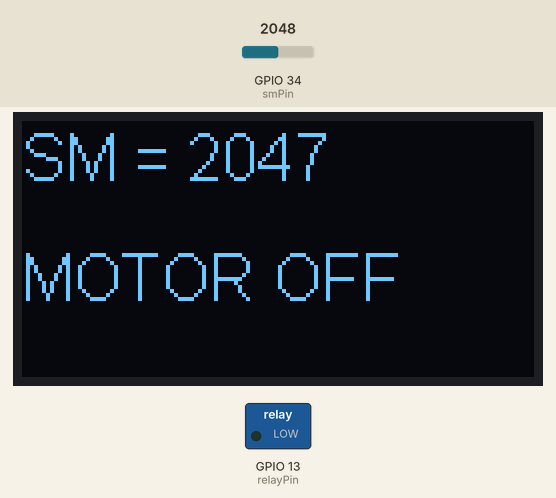
Bench run of a sketch on a simulated ESP32. Parts: 128×64 one-colour display, switched loads named in the sketch (green lamp = pin HIGH). Inputs (shaded band) come from the test bench; at power-on: GPIO 34 (smPin) = 2048. WiFi joins after 1.5 s; servers stay silent unless stated; the Firebase database answers and starts empty; what the sketch prints to the serial monitor is not drawn.

Above: at 2.7 s.
2.8 s: GPIO 34 (smPin) set to 2866
At 4.8 s:
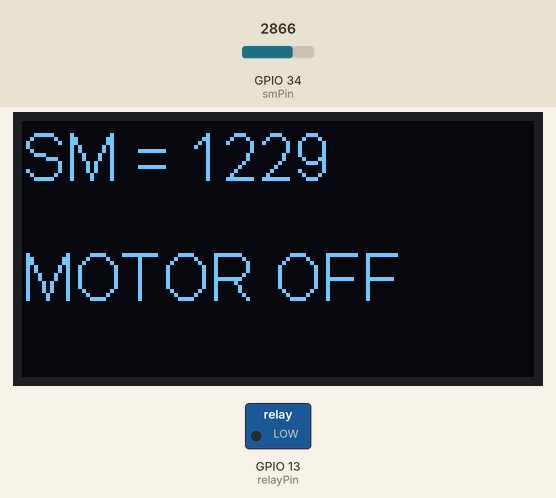
5.9 s: GPIO 34 (smPin) set to 3040
At 7.7 s:
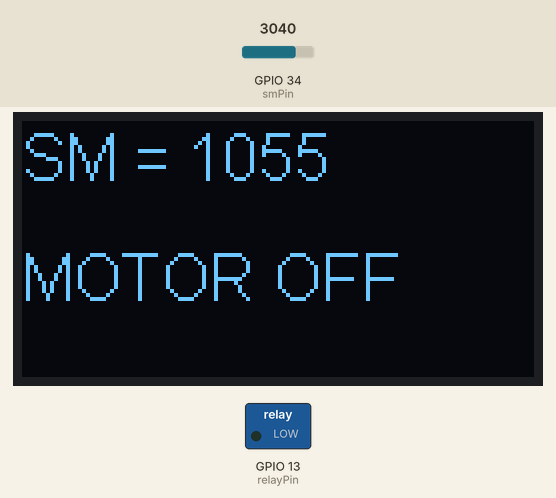
8.4 s: GPIO 34 (smPin) set to 2960
At 10.8 s:
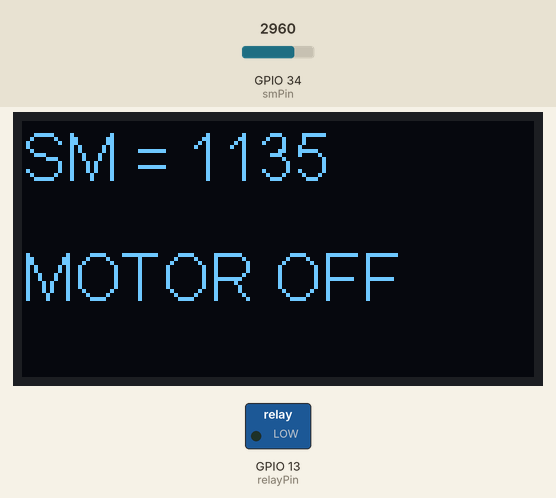
Timing chart, 0 to 12.3 s (numbered marks = the images above; inputs shaded):
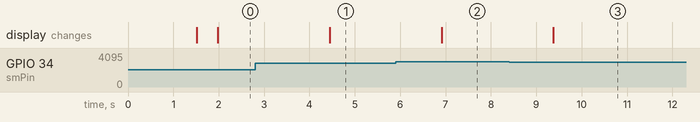

Measured:
- after the input at 2.8 s, the display: changes after 1.6 s (image 1)
- after the input at 5.9 s, the display: changes after 1.0 s (image 2)
- after the input at 8.4 s, the display: changes after 0.98 s (image 3)

The sketch:

task_13_soil_moisture_app.ino
```cpp
#include "FirebaseESP32.h"
#define FIREBASE_HOST "https://sensor-f47ac-default-rtdb.firebaseio.com" //Do not include https:// in FIREBASE_HOST
#define FIREBASE_AUTH "jzGMKue4IKv9u0cV9yBA9vpdi3iChdbK9WWFaPjS"
#define WIFI_SSID "GLWC-1_2.4G"
#define WIFI_PASSWORD "griet@66788"
//Define Firebase Data object
FirebaseData firebaseData;

#include <Wire.h>
#include "SSD1306.h"

SSD1306  display(0x3c, 21, 22);


#define smPin 34
#define relayPin 13
int smValue;
int smLimit = 3000;
int delayTime = 2000;
String smValueCloud;
void setup() {
  // put your setup code here, to run once:
  pinMode(relayPin,OUTPUT);
  Serial.begin(115200);

  //Connecting to Wi-Fi network
  WiFi.begin(WIFI_SSID, WIFI_PASSWORD);
  Serial.print("Connecting to Wi-Fi");
  while (WiFi.status() != WL_CONNECTED)
  {
    Serial.print(".");
    delay(300);
  }
  Serial.println();
  Serial.print("Connected with IP: ");
  Serial.println(WiFi.localIP());
  Serial.println();
  Firebase.begin(FIREBASE_HOST, FIREBASE_AUTH);
  Firebase.reconnectWiFi(true);

 display.init();
 display.setFont(ArialMT_Plain_16);

  }

void loop() {
  // put your main code here, to run repeatedly:
String smCloudFull;
String smCloud;
if(Firebase.getString(firebaseData,"IOTLAB/Smart_Garden/SM_Threshold",smCloudFull)){
smCloud = smCloudFull.substring(2,smCloudFull.length()-2);
smLimit = smCloud.toInt();
Serial.println(smLimit);
}
smValue = 4095 - analogRead(smPin);
Serial.print("Soil Moisture = ");
Serial.println(smValue);
Firebase.setInt(firebaseData,"IOTLAB/Smart_Garden/Soil_Moisture",smValue);

display.clear();
  String myString = "SM = ";
  myString.concat(smValue);
  display.drawString(0,0,myString);

if (smValue < smLimit){
digitalWrite(relayPin,HIGH);
Serial.println("Motor turned ON");
Firebase.setString(firebaseData,"IOTLAB/Smart_Garden/Motor_Status","ON");
display.drawString(0,30,"MOTOR ON ");
}
else{
digitalWrite(relayPin,LOW);
Serial.println("Motor turned OFF");

Firebase.setString(firebaseData,"IOTLAB/Smart_Garden/Motor_Status","OFF");
display.drawString(0,30,"MOTOR OFF");
}
display.display();
delay(delayTime);
}
```
